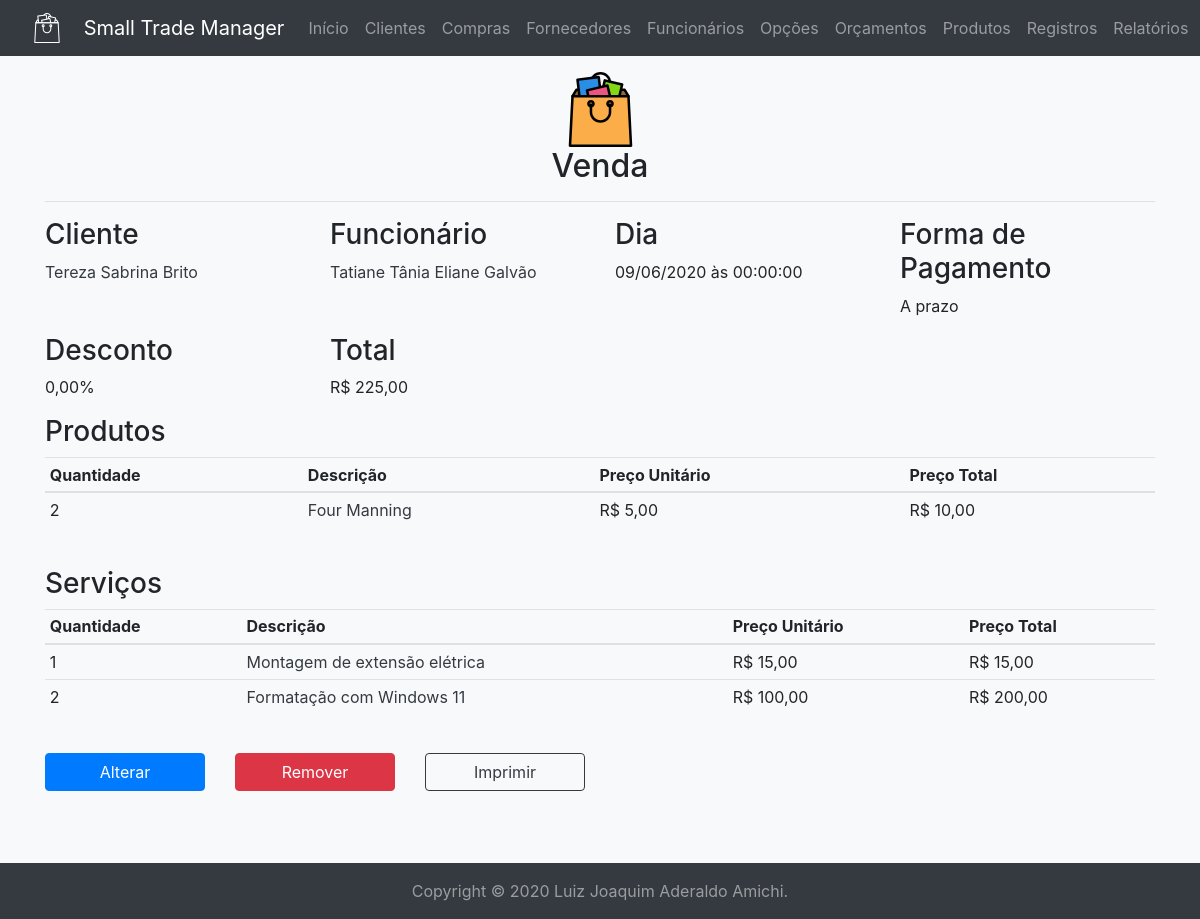
Page /sale/view/?id=2 (signed in) on the committed database.
### tables this page shows
create table if not exists clients (
	id int unsigned auto_increment not null primary key,
	name varchar(32) character set 'utf8' not null,
	surname varchar(32) character set 'utf8' not null,
	rg varchar(9) character set 'utf8' null unique,
	cpf char(11) character set 'utf8' not null unique,
	birthday date not null,
	postal_code char(8) character set 'utf8' null,
	district varchar(32) character set 'utf8' null,
	city varchar(64) character set 'utf8' not null,
	state char(2) character set 'utf8' not null,
	address varchar(64) character set 'utf8' not null,
	number int unsigned not null,
	complement varchar(32) character set 'utf8' null,
	email varchar(32) character set 'utf8' null,
	phone char(10) character set 'utf8' null,
	cell_phone char(11) character set 'utf8' null,
	sex char(1) character set 'utf8' not null,
	note varchar(512) character set 'utf8' null
);

create table if not exists employees (
	id int unsigned auto_increment not null primary key,
	name varchar(32) character set 'utf8' not null,
	surname varchar(32) character set 'utf8' not null,
	alias varchar(32) character set 'utf8' not null unique,
	password varchar(32) character set 'utf8' not null,
	rg char(9) character set 'utf8' null unique,
	cpf char(11) character set 'utf8' not null unique,
	birthday date not null,
	postal_code char(8) character set 'utf8' null,
	district varchar(32) character set 'utf8' null,
	city varchar(64) character set 'utf8' not null,
	state char(2) character set 'utf8' not null,
	address varchar(64) character set 'utf8' not null,
	number int unsigned not null,
	complement varchar(32) character set 'utf8' null,
	email varchar(32) character set 'utf8' not null unique,
	phone char(10) character set 'utf8' null,
	cell_phone char(11) character set 'utf8' null unique,
	sex char(1) character set 'utf8' not null,
	note varchar(512) character set 'utf8' null,
	permission int unsigned not null unique,
	foreign key(permission) references permissions(id)
);

create table if not exists sales (
	id int unsigned auto_increment not null primary key,
	client int unsigned not null,
	employee int unsigned not null,
	day datetime not null,
	form_of_payment varchar(32) character set 'utf8' not null,
	discount float unsigned not null,
	total decimal(8,2) not null,
	foreign key(client) references clients(id),
	foreign key(employee) references employees(id)
);

create table if not exists product_sale (
	id int unsigned auto_increment not null primary key,
	product int unsigned not null,
	sale int unsigned not null,
	quantity int unsigned not null,
	unit_price decimal(6,2) not null,
	foreign key(product) references products(id),
	foreign key(sale) references sales(id)
);

create table if not exists products (
	id int unsigned auto_increment not null primary key,
	code int unsigned not null unique,
	name varchar(32) character set 'utf8' not null,
	provider int unsigned not null,
	unity varchar(4) character set 'utf8' not null,
	gross_price decimal(6,2) not null,
	net_price decimal(6,2) not null,
	minimum_stock int unsigned not null,
	maximum_stock int unsigned not null,
	amount int unsigned not null,
	weigth float unsigned not null,
	situation tinyint(1) unsigned not null,
	source tinyint(1) unsigned not null,
	foreign key(provider) references providers(id)
);

create table if not exists service_sale (
	id int unsigned auto_increment not null primary key,
	service int unsigned not null,
	sale int unsigned not null,
	quantity int unsigned not null,
	unit_price decimal(6,2) not null,
	foreign key(service) references services(id),
	foreign key(sale) references sales(id)
);

create table if not exists services (
	id int unsigned auto_increment not null primary key,
	code int unsigned not null,
	name varchar(32) character set 'utf8' not null,
	type varchar(32) character set 'utf8' not null,
	price decimal(6,2) not null,
	workload time null
);

### mysql.php (called while the page is built, shortened)
<?php
$db = null;
function execute(string $query, ?object &$record=null): array|bool {
	global $db;
	$operation = strtolower(substr($query, 0, 6));
	$tuple = $record ? convert($record) : $record;
	$connection = $db ?? open();
	$stmt = null;
	if($connection) {
		try {
			if($operation == 'delete') {
				$queries = explode(';', $query);
				foreach($queries as $query) {
					if(!empty($query)) {
						$stmt = $connection->prepare($query);
						$stmt->execute();
					}
				}
			}
			elseif(in_array($operation, ['insert', 'select', 'update'])) {
				$stmt = $connection->prepare($query);
				$stmt->execute($tuple);
			}
			if($operation == 'select') {
				return $stmt->fetchAll(\PDO::FETCH_OBJ);
			}
			elseif(in_array($operation, ['delete', 'insert', 'update'])) {
				if($operation == 'insert' && $record) {
					$record->id = $connection->lastInsertId() ?: ($record->id ?? 0);
				}
				$commit = $connection->commit();
				return (bool) ($operation == 'delete' ? $commit : $stmt->rowCount());
			}
		}
		catch(\PDOException $e) {
			\util\history($e);
			if($operation == 'select') {
				return [];
			}
			elseif(in_array($operation, ['delete', 'insert', 'update'])) {
				$connection->rollBack();
				return false;
			}
		}
		finally {
			$connection = null;
		}
	}
	return false;
}
function open(): ?\PDO {
	global $db;
	if(!$db) {
		try {
			$db = new \PDO('mysql:host=' . MYSQL_HOST . ';dbname=' . MYSQL_SCHEMA, MYSQL_USER, MYSQL_PASSWORD);
			$db->setAttribute(\PDO::ATTR_ERRMODE, \PDO::ERRMODE_EXCEPTION);
			$db->setAttribute(\PDO::ATTR_DEFAULT_FETCH_MODE, \PDO::FETCH_OBJ);
			return $db;
		}
		catch(\PDOException $e) {
			\util\history($e);
			return null;
		}
	}
	return $db;
}

### controllers/sale.php (called while the page is built, shortened)
<?php
require_once __DIR__ . '/../mysql.php';
function beautify(object $tuple): object {
	$tuple->total = 'R$ ' . number_format($tuple->total, 2, ',', '.');
	$tuple->discount = number_format($tuple->discount * 100, 2, ',', '.') . '%';
	$tuple->day = substr($tuple->day, 8, 2) . '/' . substr($tuple->day, 5, 2) . '/' . substr($tuple->day, 0, 4) . ' às ' . substr($tuple->day, 11, 8);
	return $tuple;
}

### templates/sale/view.php (the view, shortened to what this page needs)
	<div class="container mb-5" id="content">
		<div class="my-3 text-center">
			<img alt="Venda" class="img-fluid mx-3" height="75" src="<?=BASE_URL?>img/sale-color.svg" width="75"/>
			<h2><?=PAGE_TITLE?></h2>
			<hr/>
		</div>
		<div class="row">
			<div class="col-md-3">
				<h3>Cliente</h3>
				<p><a class="text-dark" href="<?=BASE_URL?>client/view/?id=<?=$tuple->client->id?>"><?=$tuple->client->name?> <?=$tuple->client->surname?></a></p>
			</div>
			<div class="col-md-3">
				<h3>Funcionário</h3>
				<p><a class="text-dark" href="<?=BASE_URL?>employee/view/?id=<?=$tuple->employee->id?>"><?=$tuple->employee->name?> <?=$tuple->employee->surname?></a></p>
			</div>
			<div class="col-md-3">
				<h3>Dia</h3>
				<p><?=$tuple->day?></p>
			</div>
			<div class="col-md-3">
				<h3>Forma de Pagamento</h3>
				<p><?=$tuple->form_of_payment?></p>
			</div>
			<div class="col-md-3">
				<h3>Desconto</h3>
				<p><?=$tuple->discount?></p>
			</div>
			<div class="col-md-3">
				<h3>Total</h3>
				<p><?=$tuple->total?></p>
			</div>
			<?php if($tuple->products): ?>
			<div class="col-md-12">
				<h3>Produtos</h3>
				<table class="table table-sm">
					<caption></caption>
					<thead>
						<tr>
							<th scope="col">Quantidade</th>
							<th scope="col">Descrição</th>
							<th scope="col">Preço Unitário</th>
							<th scope="col">Preço Total</th>
						</tr>
					</thead>
					<tbody>
						<?php foreach($tuple->products as $product): ?>
						<tr>
							<td><?=$product->quantity?></td>
							<td><a class="text-dark" href="<?=BASE_URL?>product/view/?id=<?=$product->id?>"><?=$product->name?></a></td>
							<td><?=$product->unit_price?></td>
							<td><?=$product->total_price?></td>
						</tr>
						<?php endforeach; ?>
					</tbody>
				</table>
			</div>
			<?php endif; ?>
			<?php if($tuple->services): ?>
			<div class="col-md-12">
				<h3>Serviços</h3>
				<table class="table table-sm">
					<caption></caption>
					<thead>
						<tr>
							<th scope="col">Quantidade</th>
							<th scope="col">Descrição</th>
							<th scope="col">Preço Unitário</th>
							<th scope="col">Preço Total</th>
						</tr>
					</thead>
					<tbody>
						<?php foreach($tuple->services as $service): ?>
						<tr>
							<td><?=$service->quantity?></td>
							<td><a class="text-dark" href="<?=BASE_URL?>service/view/?id=<?=$service->id?>"><?=$service->name?></a></td>
							<td><?=$service->unit_price?></td>
							<td><?=$service->total_price?></td>
						</tr>
						<?php endforeach; ?>
					</tbody>
				</table>
			</div>
			<?php endif; ?>
		</div>
		<div class="pb-3 row" id="buttons">
			<div class="col-md-2 mb-2">
				<a class="btn btn-block btn-primary" href="<?=BASE_URL . PAGE_NAME?>/update/?id=<?=$tuple->id?>">Alterar</a>
			</div>
			<div class="col-md-2 mb-2">
				<button class="btn btn-block btn-danger" data-target="#remove-modal" data-toggle="modal" type="button">Remover</button>
			</div>
			<div class="col-md-2 mb-2">
				<button class="btn btn-block btn-outline-dark" id="print-content">Imprimir</button>
			</div>
		</div>
	</div>
</body>
</html>

### rows in the picture
clients: name "Tereza Sabrina", surname "Brito"
employees: name "Tatiane Tânia", surname "Eliane Galvão"
sales: day "09/06/2020 às 00:00:00", form_of_payment "A prazo", discount "0,00%", total "R$ 225,00"
products: name "Four Manning"
product_sale: quantity "2", unit_price "R$ 5,00", unit_price+quantity "R$ 10,00"
services: name "Montagem de extensão elétrica"
service_sale: quantity "1", unit_price "R$ 15,00", unit_price+quantity "R$ 15,00"
services: name "Formatação com Windows 11"
service_sale: quantity "2", unit_price "R$ 100,00", unit_price+quantity "R$ 200,00"

### other values in the picture
PAGE_TITLE "Venda"
